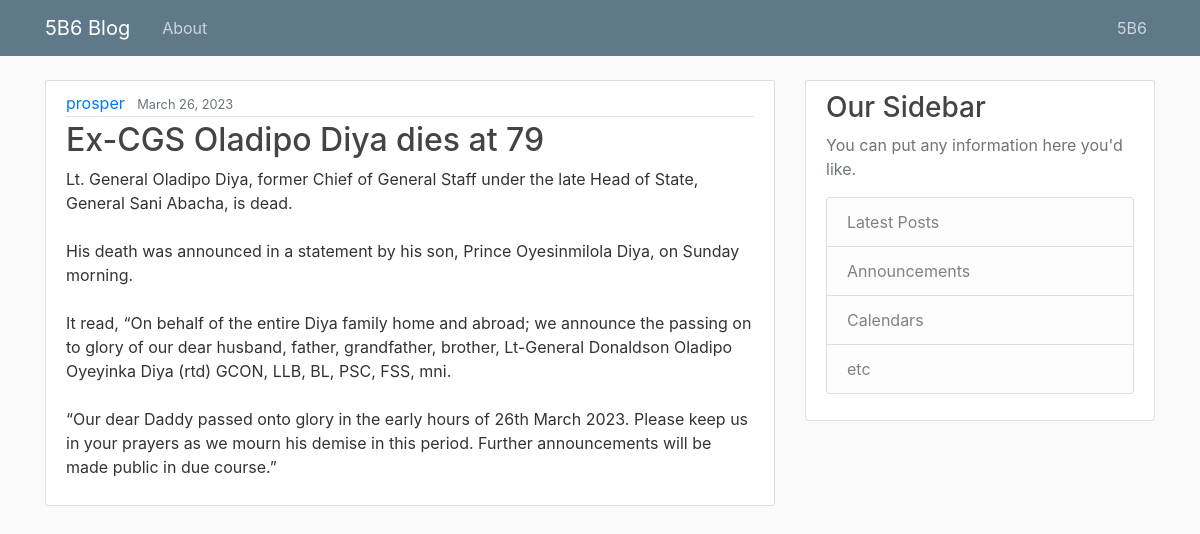
The app's page /post/1/ with its own data.
### blog/models.py (models this page shows, shortened)
class Post(models.Model):
    title = models.CharField(max_length=100)
    content = models.TextField()
    date_posted = models.DateTimeField(default=timezone.now)
    author = models.ForeignKey(User, on_delete=models.CASCADE)

### blog/views.py (the view)
# urls.py: path('post/<int:pk>/', PostDetailView.as_view(), name='post-detail'),
class PostDetailView(DetailView):
    model = Post
    template_name = 'detail.html'

### templates/detail.html
{% extends "base.html" %}
{% block content %}
        <article class="media content-section">
          <div class="media-body">
            <div class="article-metadata">
              <a class="mr-2" href="#">{{ post.author }}</a>
              <small class="text-muted">{{ post.date_posted|date:"F d, Y" }}</small>
            </div>
            <h2><a class="article-title" href="{% url 'post-detail' post.id %}">{{ post.title }}</a></h2>
            <p class="article-content">{{ post.content}}</p>
          </div>
        </article>
{% endblock content %}

### static/main.css (style rules this page uses)
body { background: #fafafa; color: #333333; margin-top: 5rem; }
h1, h2, h3, h4, h5, h6 { color: #444444; }
.content-section { background: #ffffff; padding: 10px 20px; border: 1px solid #dddddd; border-radius: 3px; margin-bottom: 20px; }
.article-title { color: #444444; }
.article-content { white-space: pre-line; }
.article-metadata { padding-bottom: 1px; margin-bottom: 4px; border-bottom: 1px solid #e3e3e3 }

### records on screen
Post: author "prosper", date_posted "March 26, 2023", title "Ex-CGS Oladipo Diya dies at 79", content "Lt. General Oladipo Diya, former Chief of General Staff under the late Head of State, General Sani Abacha, is dead. His death was announced in a statement by his son, Prince Oyesinmilola Diya, on Sunday morning. It read, “On behalf of the entire Diya family home and abroad; we announce the passing on to glory of our dear husband, father, grandfather, brother, Lt-General Donaldson Oladipo Oyeyinka Diya (rtd) GCON, LLB, BL, PSC, FSS, mni. “Our dear Daddy passed onto glory in the early hours of 26th March 2023. Please keep us in your prayers as we mourn his demise in this period. Further announcements will be made public in due course.”"
